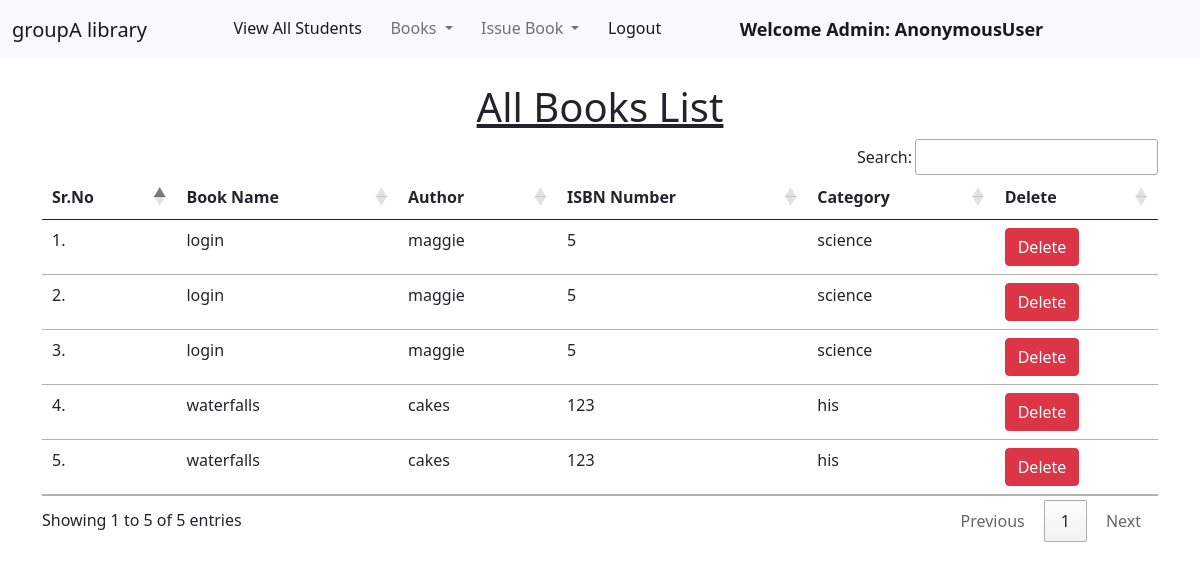
The page /view_books/ on the database as committed earlier.
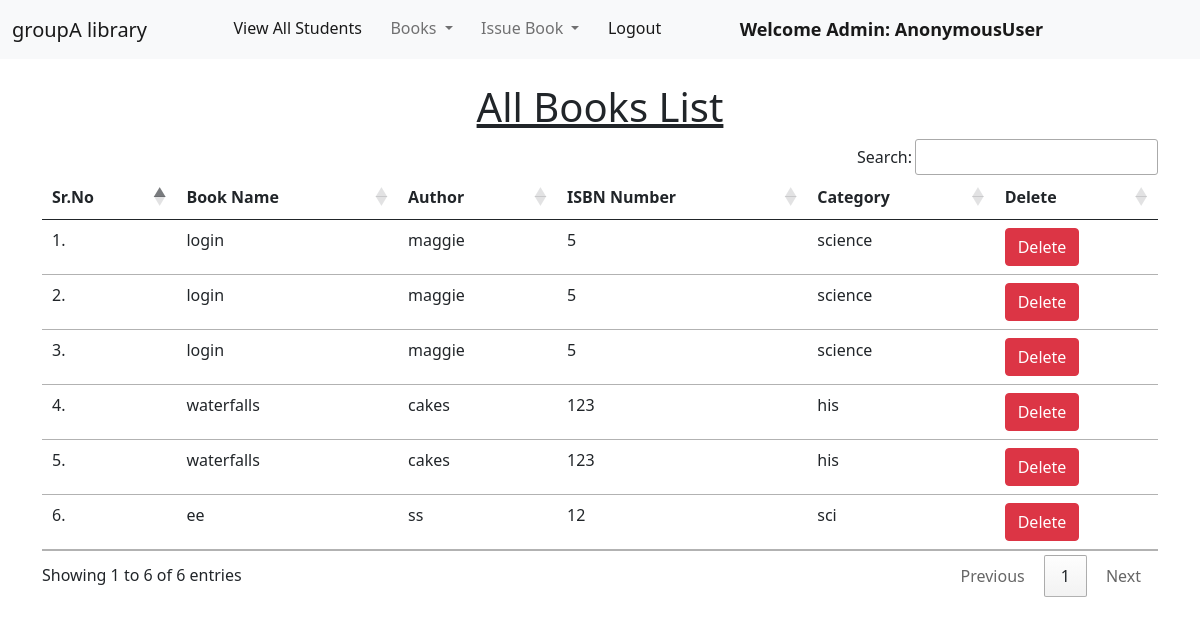
The same page on the database as committed later.
### library/models.py (models this page shows, shortened)
class Book(models.Model):
    name = models.CharField(max_length=200)
    author = models.CharField(max_length=200)
    isbn = models.PositiveIntegerField()
    category = models.CharField(max_length=50)

### library/views.py (the view)
# urls.py: path("view_books/", views.view_books, name="view_books"),
def view_books(request):
    books = Book.objects.all()
    return render(request, "view_books.html", {'books':books})

### library/templates/view_books.html (shortened to what this page needs)
{% extends 'admin_navbar.html' %}
{% load static %}
{% block body %}
<div class="container mt-4">
    <h1 class="text-center"><u>All Books List</u></h1>
    <table class="table table-hover" id="example">
        <thead>
            <tr>
                <th>Sr.No</th>
                <th>Book Name</th>
                <th>Author</th>
                <th>ISBN Number</th>
                <th>Category</th>
                <th>Delete</th>
            </tr>
        </thead>
        <tbody>
            {% for book in books %}
            <tr>
                <td>{{forloop.counter}}.</td>
                <td>{{book.name}}</td>
                <td>{{book.author}}</td>
                <td>{{book.isbn}}</td>
                <td>{{book.category}}</td>
                <td><a href="/delete_book/{{book.id}}/" class="btn btn-danger" onclick="return confirm('Are you sure you want to delete this book?')">Delete</a></td>
            </tr>
            {% endfor %}
        </tbody>
    </table>
    </div>
{% endblock %}

Rows that differ between the two databases and show on the page:
added Book: name "ee", author "ss", isbn "12", category "sci"
Other text that changed with them:
text written by a page script: "Search: Showing 1 to 5 of 5 entries Previous 1 Next" → "Search: Showing 1 to 6 of 6 entries Previous 1 Next"
